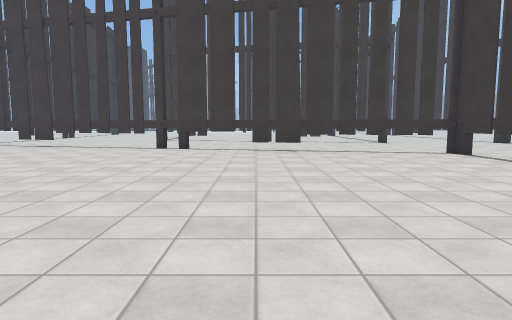
[1] (above)

24 first-person views from a walk through a level from a Godot 3-D game. The camera is 1.4 m above the floor, tilts 6° down and sees 75° across. The floor is counted in squares, 2 m on a side. Each view is taken from the middle of a square. On the plan, view 1 faces up. The plan holds only what a view shows up to about 10 squares ahead; the rest is blank. The place goes on beyond the plan. Characters and animated objects are not drawn. Door leaves are left out where a doorway can be walked through. Some surface patterns are stand-ins.

[2]
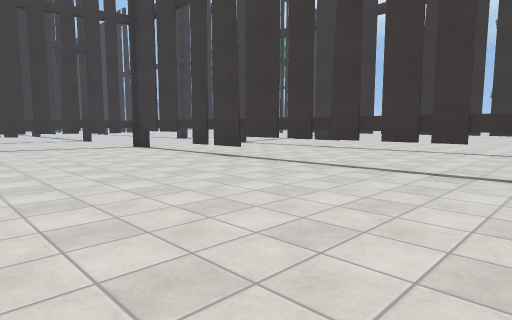

[3]
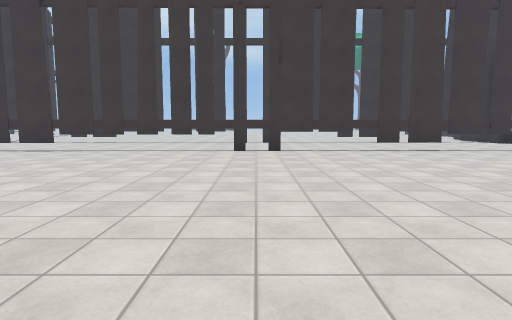

[4]
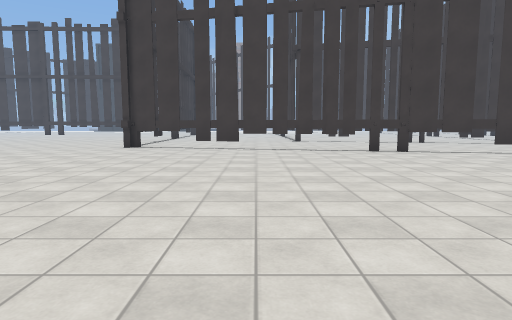

[5]
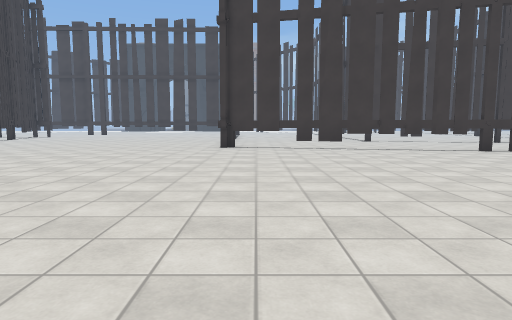

[6]
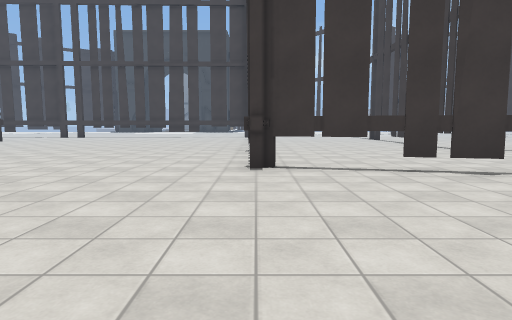

[7]
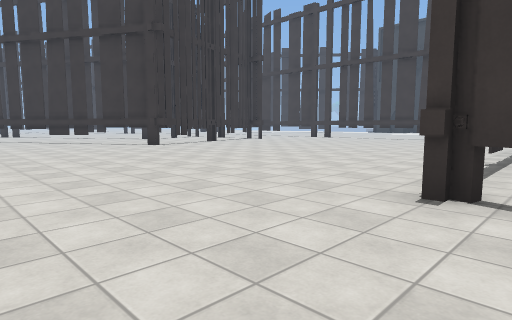

[8]
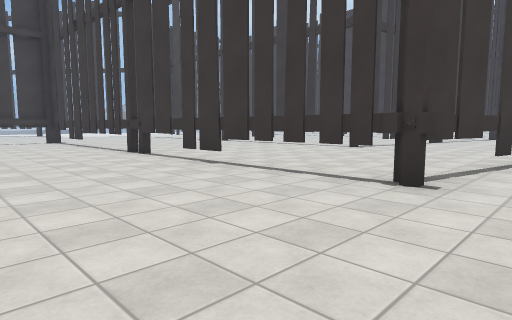

[9]
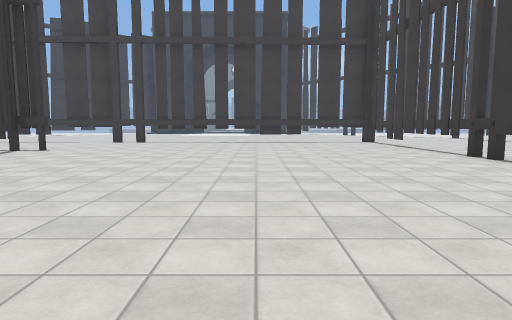

[10]
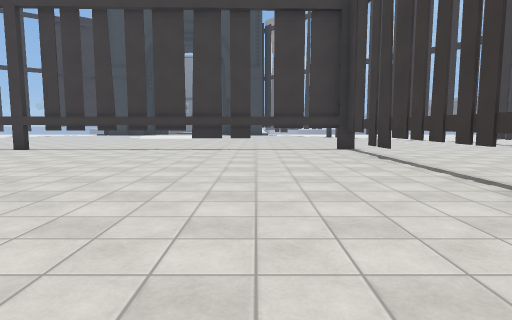

[11]
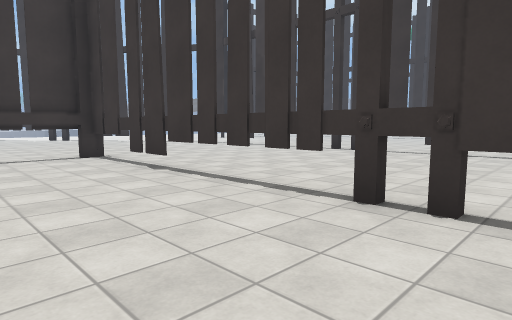

[12]
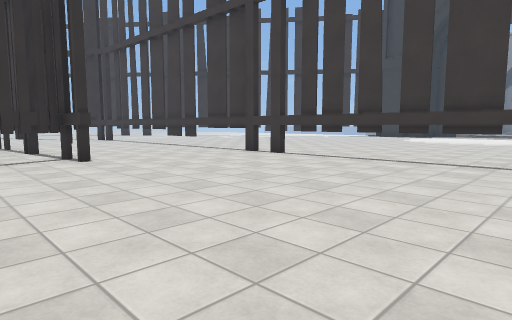

[13]
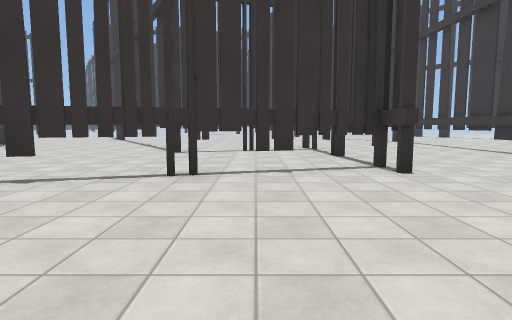

[14]
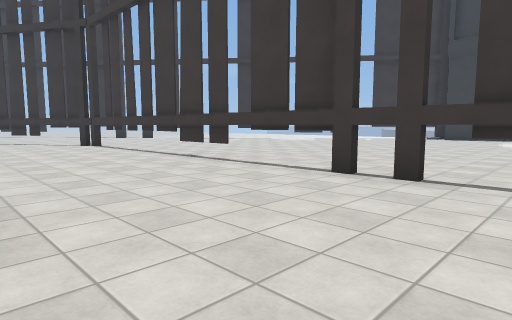

[15]
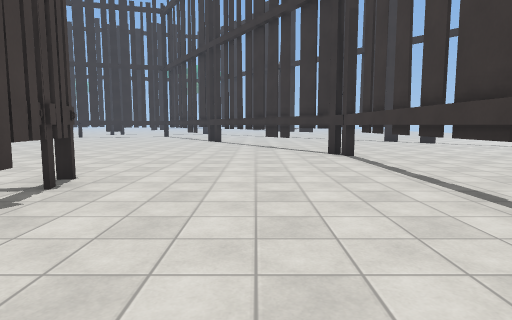

[16]
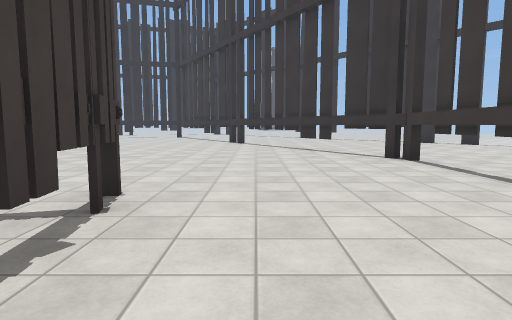

[17]
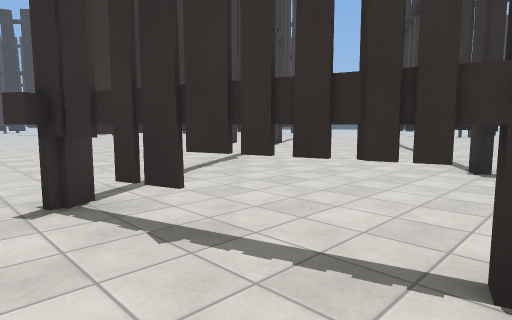

[18]
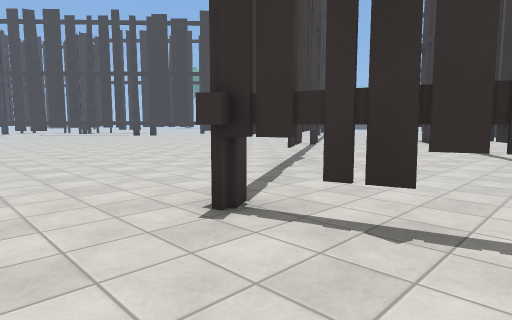

[19]
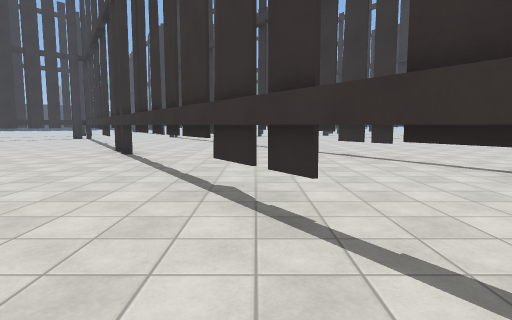

[20]
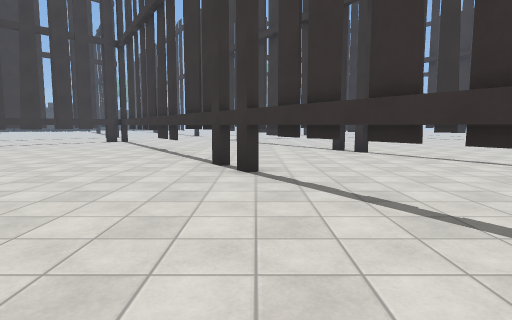

[21]
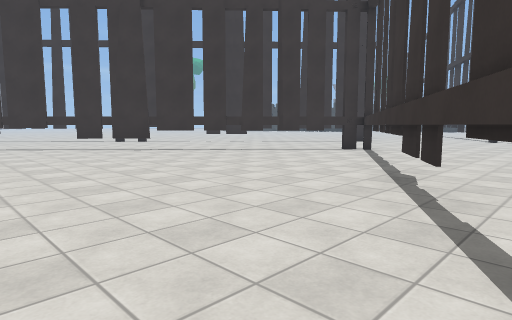

[22]
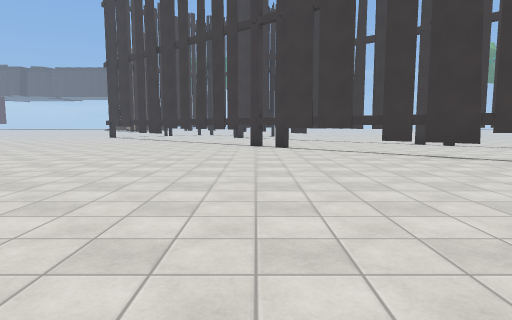

[23]
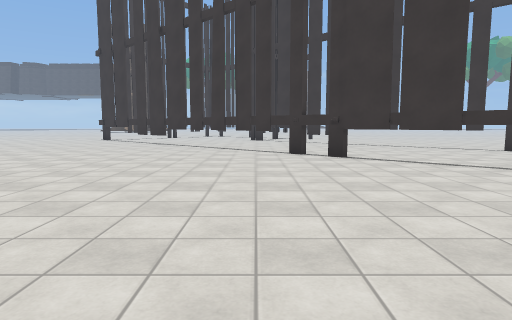

[24]
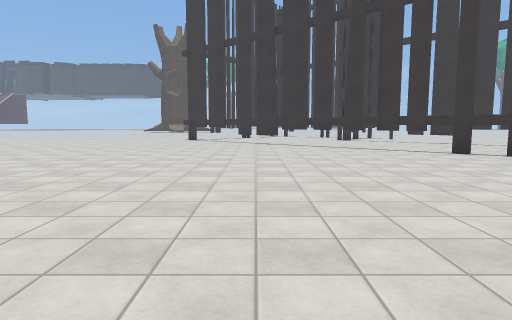

### Floor plan
Key: @ floor where view 1 was taken; # wall or solid block; . floor; T thing the floor can be seen under or through.
Columns run from 35 left of view 1 to 11 right of it. Each row starts with its distance up from view 1.
 28   .....    ..........   ..
 27   ......  ...........  ....
 26   ...................  ....
 25    ................TTTTTTT....
 24   ...TTTTTTTTTTTTTT......T....
 23   ###....................T....
 22   #......................T.....#
 21   .......................T.....#.
 20   .......##TTTT..........T.....#.
 19   ........#...T..........T.....
 18   ........#...T..........T.....
 17   ........#...T..........T...
 16   ........#....T.........T....
 15   ......##.....T.........T.....
 14   .....#.......T.........T......
 13   ...##.......#..........T.......
 12   .# ......TTT...........T.......
 11    #......TT..............TTTT.......
 10   .......T....................####T......
  9   .....TT..........................TTTT...
  8   ...#T..........   ...................TT.
  7 ...##...... .....    ...................T.
  6 ..##......   ....     ..................T.
  5 ##.......     ..       .................T..
  4 ..........             .................T...
  3 ........... .           ................T...#
  2 ..............           ......  .......T...#.
  1 ##.............           .  .    ......T...#..
  0  TT.............                 ..@....T...#..
 -1  .TT............                ........T...#.
 -2  ...T............              .........T.
 -3 .....T............              ........#.
 -4 ......T............              .......#.
 -5   .....T...........               ......#.
 -6  #......T...........                ....#.
 -7  .#......#..........                 ...#.

Where each view was taken, in squares from view 1:
view 1: 0 up, 0 right, facing up
view 2: 2 down, 0 right, facing up-right
view 3: 2 down, 4 left, facing right
view 4: 1 up, 6 left, facing up
view 5: 1 up, 9 left, facing up
view 6: 6 up, 10 left, facing up
view 7: 8 up, 9 left, facing up-left
view 8: 10 up, 14 left, facing up-right
view 9: 11 up, 15 left, facing up
view 10: 15 up, 13 left, facing up
view 11: 17 up, 13 left, facing up-right
view 12: 18 up, 14 left, facing up-left
view 13: 18 up, 16 left, facing left
view 14: 20 up, 18 left, facing up-left
view 15: 22 up, 22 left, facing left
view 16: 21 up, 23 left, facing left
view 17: 17 up, 19 left, facing down-left
view 18: 16 up, 18 left, facing down-left
view 19: 12 up, 20 left, facing left
view 20: 9 up, 23 left, facing left
view 21: 8 up, 28 left, facing down-left
view 22: 6 up, 28 left, facing down
view 23: 3 up, 27 left, facing down
view 24: 3 up, 23 left, facing down
